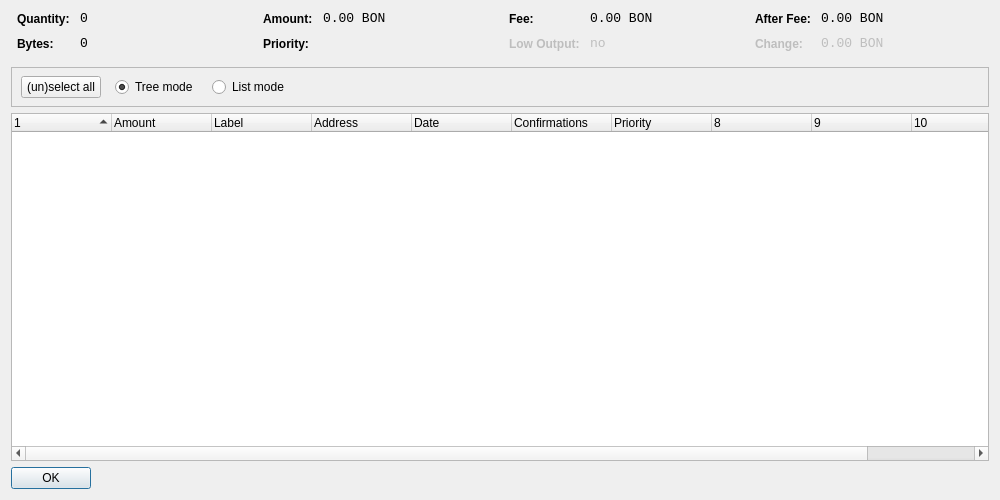
<?xml version="1.0" encoding="UTF-8"?>
<ui version="4.0">
 <class>CoinControlDialog</class>
 <widget class="QDialog" name="CoinControlDialog">
  <property name="geometry">
   <rect>
    <x>0</x>
    <y>0</y>
    <width>1000</width>
    <height>500</height>
   </rect>
  </property>
  <property name="windowTitle">
   <string>Coin Control</string>
  </property>
  <layout class="QVBoxLayout" name="verticalLayout">
   <item>
    <layout class="QHBoxLayout" name="horizontalLayoutTop" stretch="0,0,0,0">
     <property name="topMargin">
      <number>0</number>
     </property>
     <property name="bottomMargin">
      <number>10</number>
     </property>
     <item>
      <layout class="QFormLayout" name="formLayoutCoinControl1">
       <property name="horizontalSpacing">
        <number>10</number>
       </property>
       <property name="verticalSpacing">
        <number>10</number>
       </property>
       <property name="leftMargin">
        <number>6</number>
       </property>
       <property name="rightMargin">
        <number>6</number>
       </property>
       <item row="0" column="0">
        <widget class="QLabel" name="labelCoinControlQuantityText">
         <property name="styleSheet">
          <string notr="true">font-weight:bold;</string>
         </property>
         <property name="text">
          <string>Quantity:</string>
         </property>
        </widget>
       </item>
       <item row="0" column="1">
        <widget class="QLabel" name="labelCoinControlQuantity">
         <property name="font">
          <font>
           <family>Monospace</family>
           <pointsize>10</pointsize>
          </font>
         </property>
         <property name="cursor">
          <cursorShape>IBeamCursor</cursorShape>
         </property>
         <property name="contextMenuPolicy">
          <enum>Qt::ActionsContextMenu</enum>
         </property>
         <property name="text">
          <string notr="true">0</string>
         </property>
         <property name="textInteractionFlags">
          <set>Qt::LinksAccessibleByMouse|Qt::TextSelectableByKeyboard|Qt::TextSelectableByMouse</set>
         </property>
        </widget>
       </item>
       <item row="1" column="0">
        <widget class="QLabel" name="labelCoinControlBytesText">
         <property name="styleSheet">
          <string notr="true">font-weight:bold;</string>
         </property>
         <property name="text">
          <string>Bytes:</string>
         </property>
        </widget>
       </item>
       <item row="1" column="1">
        <widget class="QLabel" name="labelCoinControlBytes">
         <property name="font">
          <font>
           <family>Monospace</family>
           <pointsize>10</pointsize>
          </font>
         </property>
         <property name="cursor">
          <cursorShape>IBeamCursor</cursorShape>
         </property>
         <property name="contextMenuPolicy">
          <enum>Qt::ActionsContextMenu</enum>
         </property>
         <property name="text">
          <string notr="true">0</string>
         </property>
         <property name="textInteractionFlags">
          <set>Qt::LinksAccessibleByMouse|Qt::TextSelectableByKeyboard|Qt::TextSelectableByMouse</set>
         </property>
        </widget>
       </item>
      </layout>
     </item>
     <item>
      <layout class="QFormLayout" name="formLayoutCoinControl2">
       <property name="horizontalSpacing">
        <number>10</number>
       </property>
       <property name="verticalSpacing">
        <number>10</number>
       </property>
       <property name="leftMargin">
        <number>6</number>
       </property>
       <property name="rightMargin">
        <number>6</number>
       </property>
       <item row="0" column="0">
        <widget class="QLabel" name="labelCoinControlAmountText">
         <property name="styleSheet">
          <string notr="true">font-weight:bold;</string>
         </property>
         <property name="text">
          <string>Amount:</string>
         </property>
        </widget>
       </item>
       <item row="0" column="1">
        <widget class="QLabel" name="labelCoinControlAmount">
         <property name="font">
          <font>
           <family>Monospace</family>
           <pointsize>10</pointsize>
          </font>
         </property>
         <property name="cursor">
          <cursorShape>IBeamCursor</cursorShape>
         </property>
         <property name="contextMenuPolicy">
          <enum>Qt::ActionsContextMenu</enum>
         </property>
         <property name="text">
          <string notr="true">0.00 BON</string>
         </property>
         <property name="textInteractionFlags">
          <set>Qt::LinksAccessibleByMouse|Qt::TextSelectableByKeyboard|Qt::TextSelectableByMouse</set>
         </property>
        </widget>
       </item>
       <item row="1" column="0">
        <widget class="QLabel" name="labelCoinControlPriorityText">
         <property name="styleSheet">
          <string notr="true">font-weight:bold;</string>
         </property>
         <property name="text">
          <string>Priority:</string>
         </property>
        </widget>
       </item>
       <item row="1" column="1">
        <widget class="QLabel" name="labelCoinControlPriority">
         <property name="font">
          <font>
           <family>Monospace</family>
           <pointsize>10</pointsize>
          </font>
         </property>
         <property name="cursor">
          <cursorShape>IBeamCursor</cursorShape>
         </property>
         <property name="contextMenuPolicy">
          <enum>Qt::ActionsContextMenu</enum>
         </property>
         <property name="text">
          <string/>
         </property>
         <property name="textInteractionFlags">
          <set>Qt::LinksAccessibleByMouse|Qt::TextSelectableByKeyboard|Qt::TextSelectableByMouse</set>
         </property>
        </widget>
       </item>
      </layout>
     </item>
     <item>
      <layout class="QFormLayout" name="formLayoutCoinControl3">
       <property name="horizontalSpacing">
        <number>10</number>
       </property>
       <property name="verticalSpacing">
        <number>10</number>
       </property>
       <property name="leftMargin">
        <number>6</number>
       </property>
       <property name="rightMargin">
        <number>6</number>
       </property>
       <item row="0" column="0">
        <widget class="QLabel" name="labelCoinControlFeeText">
         <property name="styleSheet">
          <string notr="true">font-weight:bold;</string>
         </property>
         <property name="text">
          <string>Fee:</string>
         </property>
        </widget>
       </item>
       <item row="0" column="1">
        <widget class="QLabel" name="labelCoinControlFee">
         <property name="font">
          <font>
           <family>Monospace</family>
           <pointsize>10</pointsize>
          </font>
         </property>
         <property name="cursor">
          <cursorShape>IBeamCursor</cursorShape>
         </property>
         <property name="contextMenuPolicy">
          <enum>Qt::ActionsContextMenu</enum>
         </property>
         <property name="text">
          <string notr="true">0.00 BON</string>
         </property>
         <property name="textInteractionFlags">
          <set>Qt::LinksAccessibleByMouse|Qt::TextSelectableByKeyboard|Qt::TextSelectableByMouse</set>
         </property>
        </widget>
       </item>
       <item row="1" column="0">
        <widget class="QLabel" name="labelCoinControlLowOutputText">
         <property name="enabled">
          <bool>false</bool>
         </property>
         <property name="styleSheet">
          <string notr="true">font-weight:bold;</string>
         </property>
         <property name="text">
          <string>Low Output:</string>
         </property>
        </widget>
       </item>
       <item row="1" column="1">
        <widget class="QLabel" name="labelCoinControlLowOutput">
         <property name="enabled">
          <bool>false</bool>
         </property>
         <property name="font">
          <font>
           <family>Monospace</family>
           <pointsize>10</pointsize>
          </font>
         </property>
         <property name="cursor">
          <cursorShape>IBeamCursor</cursorShape>
         </property>
         <property name="contextMenuPolicy">
          <enum>Qt::ActionsContextMenu</enum>
         </property>
         <property name="text">
          <string notr="true">no</string>
         </property>
         <property name="textInteractionFlags">
          <set>Qt::LinksAccessibleByMouse|Qt::TextSelectableByKeyboard|Qt::TextSelectableByMouse</set>
         </property>
        </widget>
       </item>
      </layout>
     </item>
     <item>
      <layout class="QFormLayout" name="formLayoutCoinControl4">
       <property name="horizontalSpacing">
        <number>10</number>
       </property>
       <property name="verticalSpacing">
        <number>10</number>
       </property>
       <property name="leftMargin">
        <number>6</number>
       </property>
       <property name="rightMargin">
        <number>6</number>
       </property>
       <item row="0" column="0">
        <widget class="QLabel" name="labelCoinControlAfterFeeText">
         <property name="styleSheet">
          <string notr="true">font-weight:bold;</string>
         </property>
         <property name="text">
          <string>After Fee:</string>
         </property>
        </widget>
       </item>
       <item row="0" column="1">
        <widget class="QLabel" name="labelCoinControlAfterFee">
         <property name="font">
          <font>
           <family>Monospace</family>
           <pointsize>10</pointsize>
          </font>
         </property>
         <property name="cursor">
          <cursorShape>IBeamCursor</cursorShape>
         </property>
         <property name="contextMenuPolicy">
          <enum>Qt::ActionsContextMenu</enum>
         </property>
         <property name="text">
          <string notr="true">0.00 BON</string>
         </property>
         <property name="textInteractionFlags">
          <set>Qt::LinksAccessibleByMouse|Qt::TextSelectableByKeyboard|Qt::TextSelectableByMouse</set>
         </property>
        </widget>
       </item>
       <item row="1" column="0">
        <widget class="QLabel" name="labelCoinControlChangeText">
         <property name="enabled">
          <bool>false</bool>
         </property>
         <property name="styleSheet">
          <string notr="true">font-weight:bold;</string>
         </property>
         <property name="text">
          <string>Change:</string>
         </property>
        </widget>
       </item>
       <item row="1" column="1">
        <widget class="QLabel" name="labelCoinControlChange">
         <property name="enabled">
          <bool>false</bool>
         </property>
         <property name="font">
          <font>
           <family>Monospace</family>
           <pointsize>10</pointsize>
          </font>
         </property>
         <property name="cursor">
          <cursorShape>IBeamCursor</cursorShape>
         </property>
         <property name="contextMenuPolicy">
          <enum>Qt::ActionsContextMenu</enum>
         </property>
         <property name="text">
          <string notr="true">0.00 BON</string>
         </property>
         <property name="textInteractionFlags">
          <set>Qt::LinksAccessibleByMouse|Qt::TextSelectableByKeyboard|Qt::TextSelectableByMouse</set>
         </property>
        </widget>
       </item>
      </layout>
     </item>
    </layout>
   </item>
   <item>
    <widget class="QFrame" name="frame">
     <property name="minimumSize">
      <size>
       <width>0</width>
       <height>40</height>
      </size>
     </property>
     <property name="frameShape">
      <enum>QFrame::StyledPanel</enum>
     </property>
     <property name="frameShadow">
      <enum>QFrame::Sunken</enum>
     </property>
     <widget class="QWidget" name="horizontalLayoutWidget">
      <property name="geometry">
       <rect>
        <x>10</x>
        <y>0</y>
        <width>781</width>
        <height>41</height>
       </rect>
      </property>
      <layout class="QHBoxLayout" name="horizontalLayoutPanel" stretch="0,0,0,0,0">
       <property name="spacing">
        <number>14</number>
       </property>
       <item>
        <widget class="QPushButton" name="pushButtonSelectAll">
         <property name="sizePolicy">
          <sizepolicy hsizetype="Maximum" vsizetype="Fixed">
           <horstretch>0</horstretch>
           <verstretch>0</verstretch>
          </sizepolicy>
         </property>
         <property name="text">
          <string>(un)select all</string>
         </property>
        </widget>
       </item>
       <item>
        <widget class="QRadioButton" name="radioTreeMode">
         <property name="sizePolicy">
          <sizepolicy hsizetype="Maximum" vsizetype="Fixed">
           <horstretch>0</horstretch>
           <verstretch>0</verstretch>
          </sizepolicy>
         </property>
         <property name="text">
          <string>Tree mode</string>
         </property>
         <property name="checked">
          <bool>true</bool>
         </property>
        </widget>
       </item>
       <item>
        <widget class="QRadioButton" name="radioListMode">
         <property name="sizePolicy">
          <sizepolicy hsizetype="Maximum" vsizetype="Fixed">
           <horstretch>0</horstretch>
           <verstretch>0</verstretch>
          </sizepolicy>
         </property>
         <property name="text">
          <string>List mode</string>
         </property>
        </widget>
       </item>
       <item>
        <spacer name="horizontalSpacer">
         <property name="orientation">
          <enum>Qt::Horizontal</enum>
         </property>
         <property name="sizeHint" stdset="0">
          <size>
           <width>40</width>
           <height>20</height>
          </size>
         </property>
        </spacer>
       </item>
      </layout>
     </widget>
    </widget>
   </item>
   <item>
    <widget class="CoinControlTreeWidget" name="treeWidget">
     <property name="contextMenuPolicy">
      <enum>Qt::CustomContextMenu</enum>
     </property>
     <property name="sortingEnabled">
      <bool>false</bool>
     </property>
     <property name="columnCount">
      <number>11</number>
     </property>
     <attribute name="headerShowSortIndicator" stdset="0">
      <bool>true</bool>
     </attribute>
     <attribute name="headerStretchLastSection">
      <bool>false</bool>
     </attribute>
     <column>
      <property name="text">
       <string/>
      </property>
     </column>
     <column>
      <property name="text">
       <string>Amount</string>
      </property>
     </column>
     <column>
      <property name="text">
       <string>Label</string>
      </property>
     </column>
     <column>
      <property name="text">
       <string>Address</string>
      </property>
     </column>
     <column>
      <property name="text">
       <string>Date</string>
      </property>
     </column>
     <column>
      <property name="text">
       <string>Confirmations</string>
      </property>
      <property name="toolTip">
       <string>Confirmed</string>
      </property>
     </column>
     <column>
      <property name="text">
       <string>Priority</string>
      </property>
     </column>
     <column>
      <property name="text">
       <string/>
      </property>
     </column>
     <column>
      <property name="text">
       <string/>
      </property>
     </column>
     <column>
      <property name="text">
       <string/>
      </property>
     </column>
     <column>
      <property name="text">
       <string/>
      </property>
     </column>
    </widget>
   </item>
   <item>
    <widget class="QDialogButtonBox" name="buttonBox">
     <property name="sizePolicy">
      <sizepolicy hsizetype="Maximum" vsizetype="Fixed">
       <horstretch>0</horstretch>
       <verstretch>0</verstretch>
      </sizepolicy>
     </property>
     <property name="orientation">
      <enum>Qt::Horizontal</enum>
     </property>
     <property name="standardButtons">
      <set>QDialogButtonBox::Ok</set>
     </property>
    </widget>
   </item>
  </layout>
 </widget>
 <customwidgets>
  <customwidget>
   <class>CoinControlTreeWidget</class>
   <extends>QTreeWidget</extends>
   <header>coincontroltreewidget.h</header>
  </customwidget>
 </customwidgets>
 <resources/>
 <connections/>
</ui>
